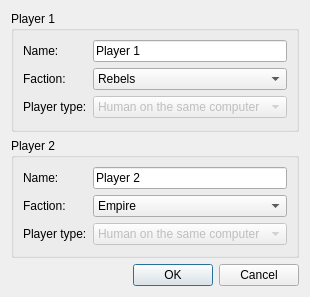
<?xml version="1.0" encoding="UTF-8"?>
<ui version="4.0">
 <class>Dialog</class>
 <widget class="QDialog" name="Dialog">
  <property name="geometry">
   <rect>
    <x>0</x>
    <y>0</y>
    <width>299</width>
    <height>297</height>
   </rect>
  </property>
  <property name="windowTitle">
   <string>New game</string>
  </property>
  <layout class="QGridLayout" name="gridLayout">
   <item row="0" column="0">
    <widget class="QGroupBox" name="groupBox">
     <property name="title">
      <string>Player 1</string>
     </property>
     <layout class="QFormLayout" name="formLayout">
      <item row="3" column="0">
       <widget class="QLabel" name="label_2">
        <property name="text">
         <string>Faction:</string>
        </property>
       </widget>
      </item>
      <item row="3" column="1">
       <widget class="QComboBox" name="p1FactionComboBox">
        <property name="enabled">
         <bool>true</bool>
        </property>
        <item>
         <property name="text">
          <string>Rebels</string>
         </property>
        </item>
        <item>
         <property name="text">
          <string>Empire</string>
         </property>
        </item>
       </widget>
      </item>
      <item row="4" column="1">
       <widget class="QComboBox" name="p1TypeComboBox">
        <property name="enabled">
         <bool>false</bool>
        </property>
        <item>
         <property name="text">
          <string>Human on the same computer</string>
         </property>
        </item>
        <item>
         <property name="text">
          <string>Human on the internet</string>
         </property>
        </item>
        <item>
         <property name="text">
          <string>AI</string>
         </property>
        </item>
       </widget>
      </item>
      <item row="4" column="0">
       <widget class="QLabel" name="label_5">
        <property name="text">
         <string>Player type:</string>
        </property>
       </widget>
      </item>
      <item row="2" column="1">
       <widget class="QLineEdit" name="p1NameLineEdit">
        <property name="text">
         <string>Player 1</string>
        </property>
       </widget>
      </item>
      <item row="2" column="0">
       <widget class="QLabel" name="label">
        <property name="text">
         <string>Name:</string>
        </property>
       </widget>
      </item>
     </layout>
    </widget>
   </item>
   <item row="1" column="0">
    <widget class="QGroupBox" name="groupBox_2">
     <property name="title">
      <string>Player 2</string>
     </property>
     <layout class="QFormLayout" name="formLayout_2">
      <item row="3" column="0">
       <widget class="QLabel" name="label_3">
        <property name="text">
         <string>Faction:</string>
        </property>
       </widget>
      </item>
      <item row="3" column="1">
       <widget class="QComboBox" name="p2FactionComboBox">
        <property name="enabled">
         <bool>true</bool>
        </property>
        <item>
         <property name="text">
          <string>Empire</string>
         </property>
        </item>
        <item>
         <property name="text">
          <string>Rebels</string>
         </property>
        </item>
       </widget>
      </item>
      <item row="4" column="1">
       <widget class="QComboBox" name="p2TypeComboBox">
        <property name="enabled">
         <bool>false</bool>
        </property>
        <item>
         <property name="text">
          <string>Human on the same computer</string>
         </property>
        </item>
        <item>
         <property name="text">
          <string>Human on the internet</string>
         </property>
        </item>
        <item>
         <property name="text">
          <string>AI</string>
         </property>
        </item>
       </widget>
      </item>
      <item row="4" column="0">
       <widget class="QLabel" name="label_6">
        <property name="text">
         <string>Player type:</string>
        </property>
       </widget>
      </item>
      <item row="2" column="1">
       <widget class="QLineEdit" name="p2NameLineEdit">
        <property name="text">
         <string>Player 2</string>
        </property>
       </widget>
      </item>
      <item row="2" column="0">
       <widget class="QLabel" name="label_4">
        <property name="text">
         <string>Name:</string>
        </property>
       </widget>
      </item>
     </layout>
    </widget>
   </item>
   <item row="2" column="0">
    <widget class="QDialogButtonBox" name="buttonBox">
     <property name="orientation">
      <enum>Qt::Horizontal</enum>
     </property>
     <property name="standardButtons">
      <set>QDialogButtonBox::Cancel|QDialogButtonBox::Ok</set>
     </property>
    </widget>
   </item>
  </layout>
 </widget>
 <resources/>
 <connections>
  <connection>
   <sender>buttonBox</sender>
   <signal>accepted()</signal>
   <receiver>Dialog</receiver>
   <slot>accept()</slot>
   <hints>
    <hint type="sourcelabel">
     <x>248</x>
     <y>254</y>
    </hint>
    <hint type="destinationlabel">
     <x>157</x>
     <y>274</y>
    </hint>
   </hints>
  </connection>
  <connection>
   <sender>buttonBox</sender>
   <signal>rejected()</signal>
   <receiver>Dialog</receiver>
   <slot>reject()</slot>
   <hints>
    <hint type="sourcelabel">
     <x>316</x>
     <y>260</y>
    </hint>
    <hint type="destinationlabel">
     <x>286</x>
     <y>274</y>
    </hint>
   </hints>
  </connection>
 </connections>
</ui>
